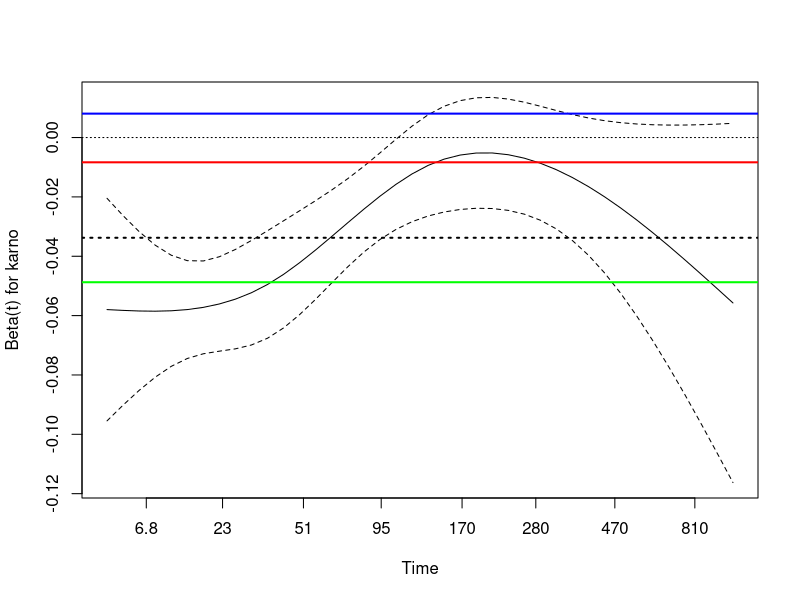
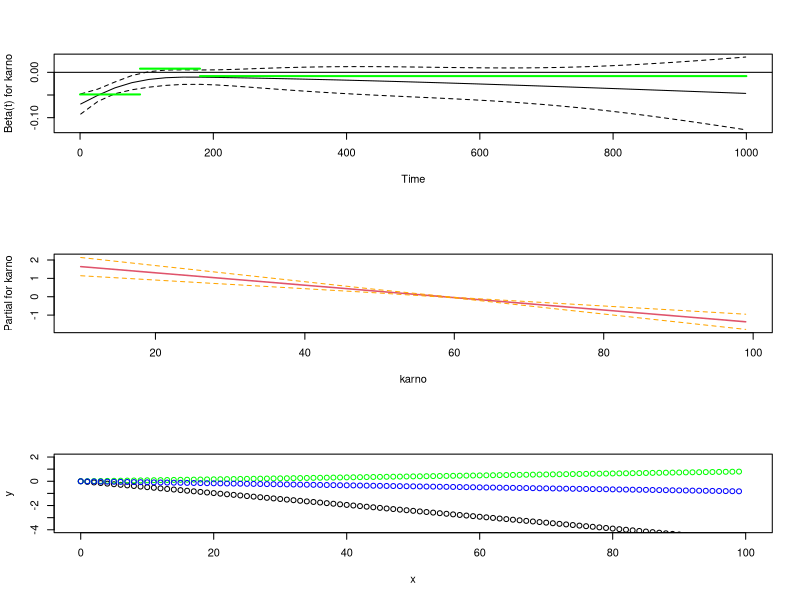
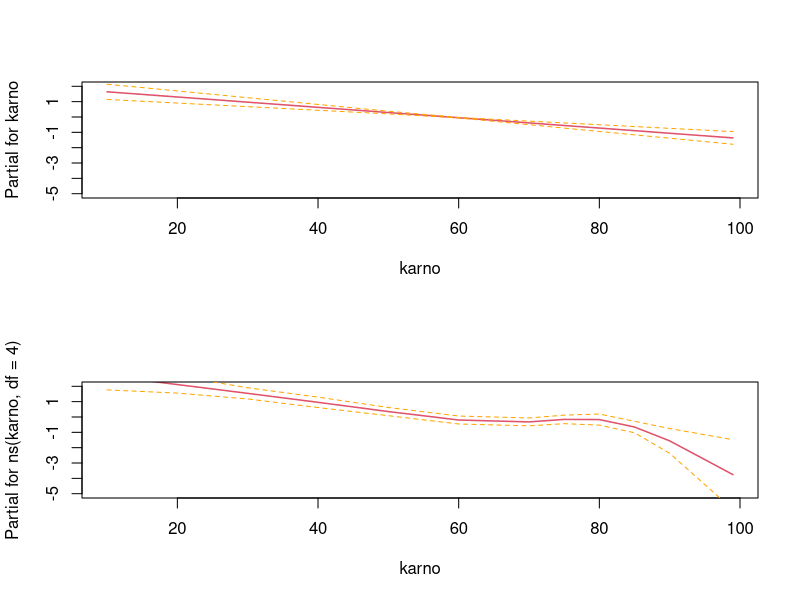
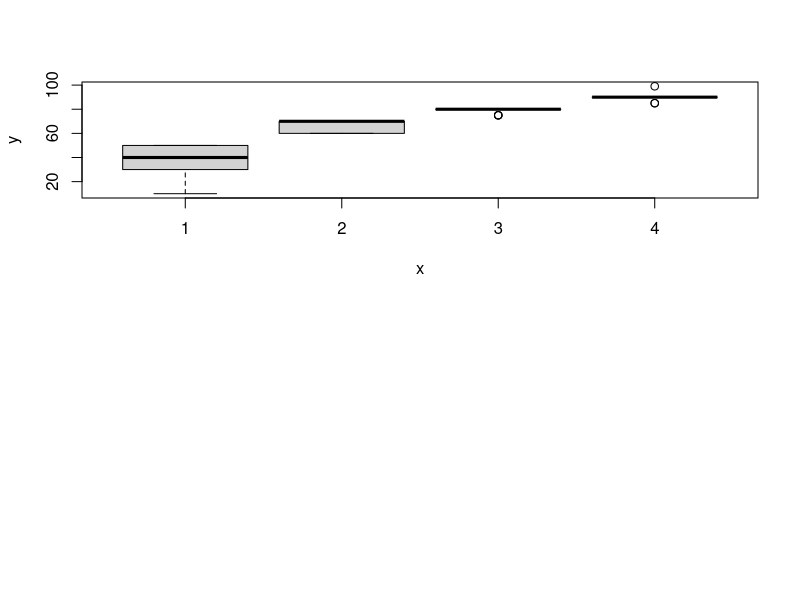
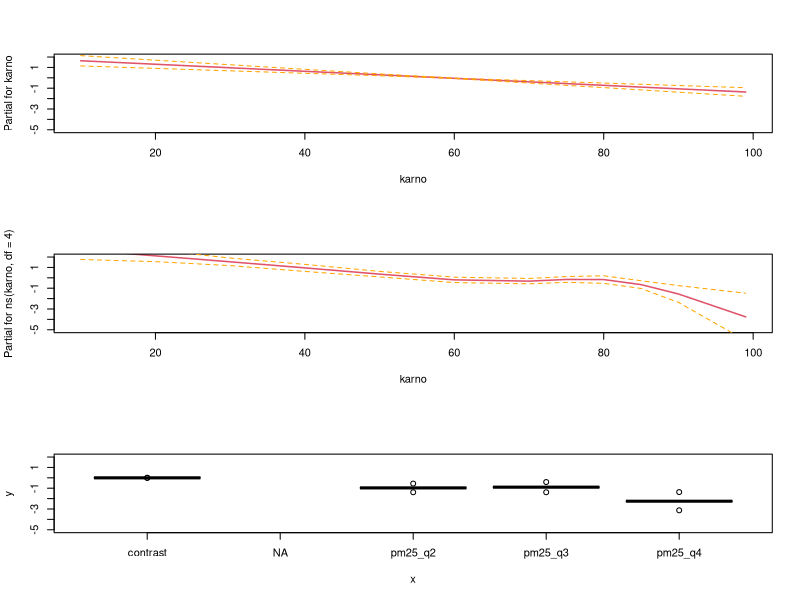
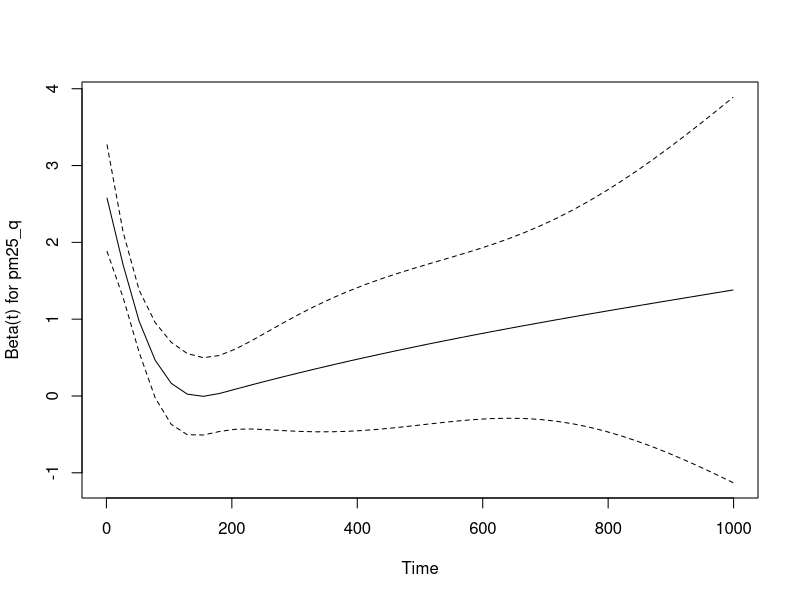
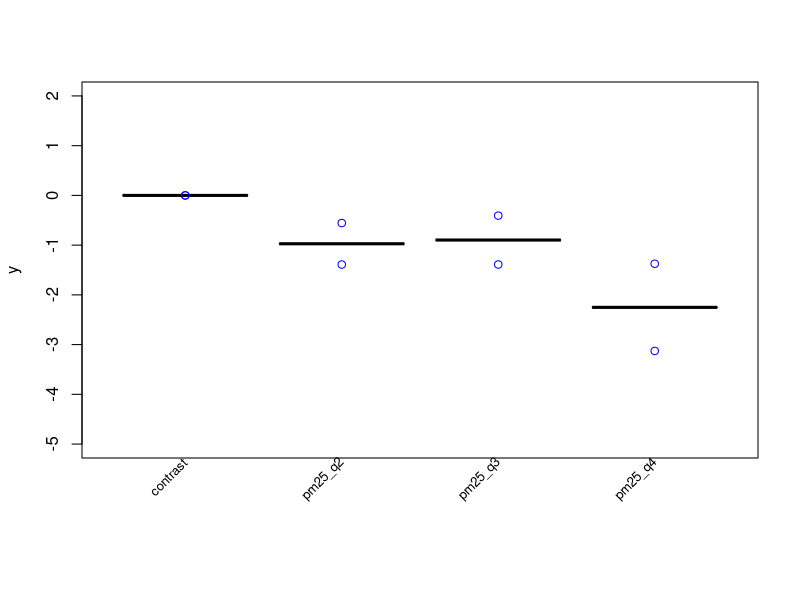
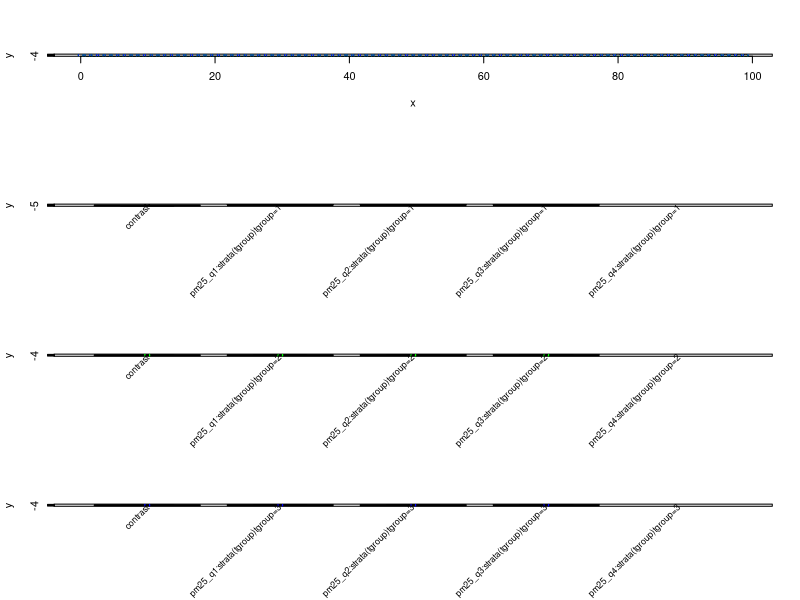

These charts were generated, in order, by the following R code:
# aim: a set of modules that show key aspects of survival modelling relevant to environmental epidemiology and HIA
# this module deals with the non-proportional hazards situation
# the code is based on the vignette timedep from the survival package survival_3.7-0.tar.gz

if(dir.exists("07_survival_analysis/")) setwd("07_survival_analysis/")
library(survival)

### R code from vignette source 'timedep.Rnw'

###################################################
### code chunk number 1: preamble
###################################################
# options(width=60, continue=" ")
# makefig <- function(file, top=1, right=1, left=4) {
#   pdf(file, width=9.5, height=7, pointsize=18)
#   par(mar=c(4, left, top, right) +.1)
# }
library(survival)


# ###################################################
# ### code chunk number 2: testdata
# ###################################################
# tdata <- data.frame(subject=c(5,5,5), time1=c(0,90, 120),
#                     time2 = c(90, 120, 185), death=c(0,0,1),
#                     creatinine=c(0.9, 1.5, 1.2))
# tdata
# 
# 
# ###################################################
# ### code chunk number 3: fake
# ###################################################
# set.seed(1953)  # a good year
# nvisit <- floor(pmin(lung$time/30.5, 12))
# response <- rbinom(nrow(lung), nvisit, .05) > 0
# badfit <- survfit(Surv(time/365.25, status) ~ response, data=lung)
# plot(badfit, mark.time=FALSE, lty=1:2, 
#      xlab="Years post diagnosis", ylab="Survival")
# legend(1.5, .85, c("Responders", "Non-responders"), 
#        lty=2:1, bty='n')
# 
# 
# ###################################################
# ### code chunk number 4: timedep.Rnw:201-203 (eval = FALSE)
# ###################################################
# ## fit <- coxph(Surv(time1, time2, status) ~ age + creatinine, 
# ##              data=mydata)
# 
# 
# ###################################################
# ### code chunk number 5: timedep.Rnw:274-275 (eval = FALSE)
# ###################################################
# ## newdata <- tmerge(data1, data2, id, newvar=tdc(time, value), ...)
# 
# 
# ###################################################
# ### code chunk number 6: timedep.Rnw:320-321
# ###################################################
# cgd0[1:4,]
# 
# 
# ###################################################
# ### code chunk number 7: cgd1
# ###################################################
# dim(cgd0)
# newcgd <- tmerge(data1=cgd0[, 1:13], data2=cgd0, id=id, tstop=futime)
# newcgd <- tmerge(newcgd, cgd0, id=id, infect = event(etime1)) 
# newcgd <- tmerge(newcgd, cgd0, id=id, infect = event(etime2)) 
# newcgd <- tmerge(newcgd, cgd0, id=id, infect = event(etime3)) 
# newcgd <- tmerge(newcgd, cgd0, id=id, infect = event(etime4)) 
# newcgd <- tmerge(newcgd, cgd0, id=id, infect = event(etime5)) 
# newcgd <- tmerge(newcgd, cgd0, id=id, infect = event(etime6)) 
# newcgd <- tmerge(newcgd, cgd0, id=id, infect = event(etime7)) 
# newcgd <- tmerge(newcgd, newcgd, id, enum=cumtdc(tstart))
# dim(newcgd)
# newcgd[1:5,c(1, 4:6, 13:17)]
# summary(newcgd)
# coxph(Surv(tstart, tstop, infect) ~ treat + inherit + steroids,
#       data =newcgd, cluster = id)
# 
# 
# ###################################################
# ### code chunk number 8: cgd1b
# ###################################################
# test  <- tmerge(cgd0[, 1:13], cgd0, id=id, tstop=futime,
#                 infect = event(etime1), infect= event(etime2),
#                 infect = event(etime3), infect= event(etime4),
#                 infect = event(etime5), infect= event(etime6),
#                 infect = event(etime7))
# test <- tmerge(test, test,  id= id, enum = cumtdc(tstart))
# all.equal(newcgd, test)
# 
# 
# ###################################################
# ### code chunk number 9: cgd1c
# ###################################################
# # create a long data set with the recurrences
# temp <- reshape(cgd0[c(1, 14:20)], varying= 2:8, v.names="etime",
#                 idvar="id", direction="long")
# cgdrecur <- subset(temp, !is.na(etime))  # toss missings (not essential)
# 
# newcgd <- tmerge(data1=cgd0[, 1:13], data2=cgd0, id=id, tstop=futime)
# newcgd <- tmerge(newcgd, cgdrecur, id=id, infect= event(etime))
# 
# 
# ###################################################
# ### code chunk number 10: stanford
# ###################################################
# jasa$subject <- 1:nrow(jasa)  #we need an identifier variable
# tdata <- with(jasa, data.frame(subject = subject,
#                                futime= pmax(.5, fu.date - accept.dt),
#                                txtime= ifelse(tx.date== fu.date,
#                                               (tx.date -accept.dt) -.5,
#                                               (tx.date - accept.dt)),
#                                fustat = fustat
# ))
# xdata <- tmerge(jasa, tdata, id=subject,
#                 death = event(futime, fustat),
#                 transplant   =  tdc(txtime), 
#                 options= list(idname="subject"))
# 
# sdata <- tmerge(jasa, tdata, id=subject,
#                 death = event(futime, fustat),
#                 trt   =  tdc(txtime), 
#                 options= list(idname="subject"))
# attr(sdata, "tcount")
# sdata$age <- sdata$age -48
# sdata$year <- as.numeric(sdata$accept.dt - as.Date("1967-10-01"))/365.25
# 
# # model 6 of the table in K&P
# coxph(Surv(tstart, tstop, death) ~ age*trt + surgery + year, 
#       data= sdata, ties="breslow")
# 
# 
# ###################################################
# ### code chunk number 11: pbc
# ###################################################
# temp <- subset(pbc, id <= 312, select=c(id:sex, stage)) # baseline
# pbc2 <- tmerge(temp, temp, id=id, death = event(time, status)) #set range
# pbc2 <- tmerge(pbc2, pbcseq, id=id, ascites = tdc(day, ascites),
#                bili = tdc(day, bili), albumin = tdc(day, albumin),
#                protime = tdc(day, protime), alk.phos = tdc(day, alk.phos))
# fit1 <- coxph(Surv(time, status==2) ~ log(bili) + log(protime), pbc)
# fit2 <- coxph(Surv(tstart, tstop, death==2) ~ log(bili) + log(protime), pbc2)
# rbind('baseline fit' = coef(fit1),
#       'time dependent' = coef(fit2))
# 
# 
# ###################################################
# ### code chunk number 12: timedep.Rnw:619-620
# ###################################################
# attr(pbc2, "tcount")
# 
# 
# ###################################################
# ### code chunk number 13: timedep.Rnw:622-624
# ###################################################
# #grab a couple of numbers for the paragraph below
# atemp <- attr(pbc2, "tcount")[2:3,]
# 
# 
# ###################################################
# ### code chunk number 14: timedep.Rnw:705-711 (eval = FALSE)
# ###################################################
# ## temp <- subset(pbc, id <= 312, select=c(id:sex, stage))
# ## pbc2 <- tmerge(temp, temp, id=id, death = event(time, status))
# ## pbc2a <- tmerge(pbc2, pbcseq, id=id, ascites = tdc(day, ascites),
# ##                bili = tdc(day, bili), options= list(delay=14))
# ## pbc2b <- tmerge(pbc2, pbcseq, id=id, ascites = tdc(day+14, ascites),
# ##                bili = tdc(day+14, bili))
# 
# 
# ###################################################
# ### code chunk number 15: rep (eval = FALSE)
# ###################################################
# ## newd <- tmerge(data1=base, data2=timeline, id=repid, tstart=age1, 
# ##                tstop=age2, options(id="repid"))
# ## newd <- tmerge(newd, outcome, id=repid, mcount = cumtdc(age))
# ## newd <- tmerge(newd, subset(outcome, event='diabetes'), 
# ##                diabetes= tdc(age))
# ## newd <- tmerge(newd, subset(outcome, event='arthritis'), 
# ##                arthritis= tdc(age))


###################################################
### code chunk number 16: veteran1
###################################################
#options(show.signif.stars = FALSE)  # display statistical intelligence
vfit <- coxph(Surv(time, status) ~ trt + prior + karno, veteran)
vfit
quantile(veteran$karno)

zp <- cox.zph(vfit, transform= function(time) log(time +20))
zp


###################################################
### code chunk number 17: veteran1b
###################################################
plot(zp[3], resid=FALSE)    # a plot for the 3rd variable in the fit
abline(0,0, lty=3)
abline(h= vfit$coef[3], lwd=2, lty=3)


###################################################
### code chunk number 18: split
###################################################
vet2 <- survSplit(Surv(time, status) ~ ., data= veteran, cut=c(90, 180), 
                  episode= "tgroup", id="id")
vet2[1:7, c("id", "tstart", "time", "status", "tgroup", "age", "karno")]


###################################################
### code chunk number 19: split2
###################################################
vfit2 <- coxph(Surv(tstart, time, status) ~ trt + prior +
                 karno:strata(tgroup), data=vet2)
vfit2
cox.zph(vfit2)

#### Address the non-proportional hazards with a step function ####
# ADD THE NEW COEFFS to the plot 
vfit2$coef[3]
abline(h= vfit2$coef[3], lwd=2, lty=1, col = 'green')
abline(h= vfit2$coef[4], lwd=2, lty=1, col = 'blue')
abline(h= vfit2$coef[5], lwd=2, lty=1, col = 'red')

# and show on untransformed time axis (note above transform, it is all about interpeting the amount of curve)
# NB I tried to add these to the transformed curve but ran into an error trying to show them as segments (the x-axis is not as expected?)
zp_ut <- cox.zph(vfit, transform= 'identity')
par(mfrow=c(3,1))
plot(zp_ut[3], resid=FALSE)    # a plot for the 3rd variable in the fit
# that illusrates why the transform is good to do
abline(0,0, lty=1)
segments(0, vfit2$coef[3], 90, vfit2$coef[3], lwd=2, lty=1, col = 'green')
segments(90, vfit2$coef[4], 180, vfit2$coef[4], lwd=2, lty=1, col = 'green')
segments(180, vfit2$coef[5], 1000, vfit2$coef[5], lwd=2, lty=1, col = 'green')

vfit

termplot(vfit, terms = 3, se = T)
summa2 <- data.frame(summary(vfit2)$coefficients)
summa2
#termplot(vfit2, terms = 3, se = T)
# wpm't work
x <- 0:max(veteran$karno) # min(veteran$karno):max(veteran$karno)
y <- x * vfit2$coef[3]
plot(x,y, ylim = c(-4,2), xlim = c(0,100))
y2 <- x * vfit2$coef[4]
points(x,y2, col = 'green')
y3 <- x * vfit2$coef[5]
points(x,y3, col = 'blue')

# # if the exposure of interest may be non-linear, 
library(splines)
vfit2.11 <- coxph(Surv(time, status) ~ trt + prior + ns(karno, df = 4), data=vet2)
vfit2.11
par(mfrow=c(2,1))
termplot(vfit, terms = 3, se = T, ylim = c(-5,2))
termplot(vfit2.11, terms = 3, se = T, ylim = c(-5,2))
AIC(vfit)
AIC(vfit2.11)
# let's use quartiles
# vet2$pm25_q <- as.factor(
#   cut(vet2$karno, 
#       breaks = quantile(vet2$karno, probs=seq(0,1,by=0.2), na.rm = T), 
#       include.lowest = T, labels=F)
# )
# plot(vet2$pm25_q, vet2$karno)
vet2$pm25_q <- as.factor(
  cut(vet2$karno, 
      breaks = quantile(vet2$karno, probs=seq(0,1,by=0.25), na.rm = T), 
      include.lowest = T, labels=F)
)
table(vet2$pm25_q, vet2$karno)
plot(vet2$pm25_q, vet2$karno)

vet2[1:7, c("id", "tstart", "time", "status", "tgroup", "age", "karno", "pm25_q")]
vfit2.1 <- coxph(Surv(time, status) ~ trt + prior + pm25_q, data=vet2)
vfit2.1

par(mfrow=c(3,1))
termplot(vfit, terms = 3, se = T, ylim = c(-5,2))
termplot(vfit2.11, terms = 3, se = T, ylim = c(-5,2))

s <- data.frame(summary(vfit2.1)$coefficients)
idx <- 3:6
yl <- c(-5,2)
plot(as.factor(c("contrast", row.names(s[idx,]))),c(0,s[idx,"coef"]), ylim = yl)
points(as.factor(c("contrast", row.names(s[idx,]))),c(0,s[idx,"coef"] + (1.96*s[idx,"se.coef."])))
points(as.factor(c("contrast", row.names(s[idx,]))),c(0,s[idx,"coef"] - (1.96*s[idx,"se.coef."])))

dev.off()


zp_ut2.1 <- cox.zph(vfit2.1, transform= 'identity')
zp_ut2.1
plot(zp_ut2.1[3], resid=FALSE)    # a plot for the 3rd variable in the fit
# I am not sure how the beta for the qunitile ordered factor is being summarised here. it has changed from negative to positive

# OK so now check the nonlinear model with the step function for tgroup
vfit2.2 <- coxph(Surv(tstart, time, status) ~ trt + prior +
                 pm25_q:strata(tgroup), data=vet2)


vfit2.2
zp_ut2.2 <- cox.zph(vfit2.2)#, transform= 'identity')



summa2.1 <- data.frame(summary(vfit2.1)$coefficients)
summa2.2 <- data.frame(summary(vfit2.2)$coefficients)
my_coef_plot <- function(
    s = summa0
    ,
    idx = 3:6
    ,
    yl = c(-5.5,1.5)
    ,
    fig_label = "label"
    ,
    col = 'blue'
){
  # plot(as.factor(c("contrast", row.names(s[idx,]))),c(0,s[idx,"coef"]), ylim = yl)
  # points(as.factor(c("contrast", row.names(s[idx,]))),c(0,s[idx,"coef"] + (1.96*s[idx,"se.coef."])))
  # points(as.factor(c("contrast", row.names(s[idx,]))),c(0,s[idx,"coef"] - (1.96*s[idx,"se.coef."])))
  # title(fig_label)
  # Adjust margins to allow space for rotated labels
  # Adjust margins to allow space for rotated labels
  par(mar = c(7, 4, 4, 2) + 0.1)
  
  # Create the base plot without x-axis labels
  plot(as.factor(c("contrast", row.names(s[idx,]))), c(0, s[idx, "coef"]),
       ylim = yl, xaxt = "n", xlab = '', col = col)
  
  # Add error bars (points)
  points(as.factor(c("contrast", row.names(s[idx,]))), c(0, s[idx, "coef"] + (1.96 * s[idx, "se.coef."])), col = col)
  points(as.factor(c("contrast", row.names(s[idx,]))), c(0, s[idx, "coef"] - (1.96 * s[idx, "se.coef."])), col = col)
  
  # Get the x-axis positions for the labels
  x_pos <- 1:length(c("contrast", row.names(s[idx,])))
  
  # Manually add x-axis labels rotated at 45 degrees
  text(x = x_pos, y = par("usr")[3] - .05, 
       labels = c("contrast", row.names(s[idx,])), 
       srt = 45, adj = 1, xpd = TRUE, cex = 0.8)
  
  
}

# now do the new models
my_coef_plot(s = summa2.1, idx = 3:5, yl = c(-5,2), fig_label = "not adjusted for ph")
matrix(row.names(summa2.2))
par(mfrow = c(4,1))
plot(x,y, ylim = c(-4,2))
points(x,y2, col = 'green')
points(x,y3, col = 'blue')

my_coef_plot(s = summa2.2, idx = 3:6, col = 'black', yl = c(-5,25), fig_label = "adjusted for ph group 1")
my_coef_plot(s = summa2.2, idx = 7:10, col = 'green', yl = c(-5,5), fig_label = "adjusted for ph group 2")
my_coef_plot(s = summa2.2, idx = 11:14, col = 'blue', yl = c(-5,5), fig_label = "adjusted for ph group 3")

# the weird thing about this is that the first tgroup is strongly positive, but I would have expected strong negative
# OK so now check the nonlinear model without the step function for tgroup == 1
vfit2.2_single <- coxph(Surv(tstart, time, status) ~ trt + prior +
                          pm25_q, data=vet2[vet2$tgroup == 1,])
data.frame(summary(vfit2.2_single)$coefficients)
summa2.2
vfit2$coef[3]
vfit2.2_single2 <- coxph(Surv(tstart, time, status) ~ trt + prior +
                          ns(karno, df = 4), data=vet2[vet2$tgroup == 1,])
termplot(vfit2.2_single2, terms = 3, se = T, ylim = c(-5,2))
dev.off()
# 
# ##################################################
# ### code chunk number 20: split3
# ###################################################
# vfit2$means
# 
# 
# ###################################################
# ### code chunk number 21: split4
# ###################################################
# quantile(veteran$karno)
# cdata <- data.frame(tstart= rep(c(0,90,180), 2),
#                     time =  rep(c(90,180, 365), 2),
#                     status= rep(0,6),   #necessary, but ignored
#                     tgroup= rep(1:3, 2),
#                     trt  =  rep(1,6),
#                     prior=  rep(0,6),
#                     karno=  rep(c(40, 75), each=3),
#                     curve=  rep(1:2, each=3))
# cdata
# sfit <- survfit(vfit2, newdata=cdata, id=curve)
# km <- survfit(Surv(time, status) ~ I(karno>60), veteran)
# plot(km, xmax= 365, col=1:2, lwd=2, 
#      xlab="Days from enrollment", ylab="Survival")
# lines(sfit, col=1:2, lty=2, lwd=2)
# 
# 
# ###################################################
# ### code chunk number 22: vfit3 (eval = FALSE)
# ###################################################
# ## vfit3 <- coxph(Surv(time, status) ~ trt + prior + karno +
# ##                 I(karno * log(time + 20)), data=veteran)
# 
# 
# ###################################################
# ### code chunk number 23: vet3
# ###################################################
# vfit3 <-  coxph(Surv(time, status) ~ trt + prior + karno + tt(karno),
#                 data=veteran,
#                 tt = function(x, t, ...) x * log(t+20))
# vfit3
# 
# 
# ###################################################
# ### code chunk number 24: vet3b
# ###################################################
# plot(zp[3])
# abline(coef(vfit3)[3:4], lwd=2, lty=3, col=2)
# 
# 
# ###################################################
# ### code chunk number 25: vet4
# ###################################################
# vfit4 <-  coxph(Surv(time, status) ~ trt + prior + karno + tt(karno),
#                 data=veteran,
#                 tt = function(x, t, ...) x* nsk(t, knots=c(5, 100, 200, 400),
#                                                 Boundary.knots = FALSE))
# vfit4
# 
# 
# ###################################################
# ### code chunk number 26: ties1
# ###################################################
# data1 <- read.table(col.names=c("id", "diabetes", "lfu", "status"),
#                     header=FALSE, text="
# 1   5 30  1
# 2  10 15  1
# 3  NA 60  0
# 4  NA 80  1
# 5  10 80  0
# 6  NA 90  1
# 7  30 95  1
# ")
# 
# data1$d2 <- pmin(data1$diabetes, 300, na.rm=TRUE) #replace NA with 300
# fit1 <- coxph(Surv(lfu, status) ~ tt(d2), data=data1,
#               tt = function(d2, t, ...) ifelse(t > d2, 1, 0))
# fit2 <- coxph(Surv(lfu, status) ~ tt(d2), data=data1,
#               tt = function(d2, t, ...) ifelse(t < d2, 0, 1))
# c(coef(fit1), coef(fit2))
# 
# 
# ###################################################
# ### code chunk number 27: ties2
# ###################################################
# data2 <- tmerge(data1, data1, id=id, dstat=event(lfu, status),
#                 diab = tdc(diabetes))
# subset(data2, id %in% c(1,7), c(id, tstart:diab))               
# fit3 <- coxph(Surv(tstart, tstop, dstat) ~ diab, data2)
# c(coef(fit1), coef(fit2), coef(fit3))
# 
# 
# ###################################################
# ### code chunk number 28: pbctime
# ###################################################
# pfit1 <- coxph(Surv(time, status==2) ~ log(bili) + ascites + age, pbc)
# pfit2 <- coxph(Surv(time, status==2) ~ log(bili) + ascites + tt(age),
#                data=pbc,
#                tt=function(x, t, ...) {
#                  age <- x + t/365.25 
#                  cbind(cage=age, cage2= (age-50)^2, cage3= (age-50)^3)
#                })
# pfit2
# anova(pfit2)
# # anova(pfit1, pfit2)  #this fails
# 2*(pfit2$loglik - pfit1$loglik)[2]
# 
# 
# ###################################################
# ### code chunk number 29: expand
# ###################################################
# dtimes <- sort(unique(with(pbc, time[status==2])))
# tdata <- survSplit(Surv(time, status==2) ~., pbc, cut=dtimes)
# tdata$c.age <- tdata$age + tdata$time/365.25 -50  #current age, centered at 50
# pfit3 <- coxph(Surv(tstart, time, event) ~ log(bili) + ascites + c.age +
#                  I(c.age^2) + I(c.age^3), data=tdata)
# rbind(coef(pfit2), coef(pfit3))
# 
# 
# ###################################################
# ### code chunk number 30: expand2
# ###################################################
# dtime2 <- 1:11 * 365.25
# tdata2 <-survSplit(Surv(time, status==2) ~., pbc, cut=dtime2)
# tdata2$c.age <- tdata2$age + tdata2$time/365.25 -50  #current age, centered at 50
# pfit4 <- coxph(Surv(tstart, time, event) ~ log(bili) + ascites + c.age + 
#                  I(c.age^2) + I(c.age^3), data=tdata2)
# rbind('1 day grid'= coef(pfit3), '1 year grid'= coef(pfit4))
# #
# c(tdata=nrow(tdata), tdata2=nrow(tdata2)) 
# 
# 
# ###################################################
# ### code chunk number 31: veteran3
# ###################################################
# dtime <- round(1:13 * 30.5)
# vdata2 <- survSplit(Surv(time, status) ~ ., veteran, cut=dtime,
#                     episode= "month")
# vfit1 <- coxph(Surv(tstart, time, status) ~ trt + prior + karno, vdata2)
# vfit5 <- coxph(Surv(tstart, time, status) ~ trt + prior + karno + 
#                  karno:nsk(month, df=3), vdata2)
# anova(vfit1, vfit5)
# 
# tdata <- expand.grid(trt=0, prior=0, karno=30, month=seq(1,13, length=50))
# yhat <- predict(vfit5, newdata=tdata, se.fit=TRUE, reference="zero")
# yy <- yhat$fit+ outer(yhat$se.fit, c(0, -1.96, 1.96), '*')
# matplot(seq(1,13, length=50), yy, type='l', lty=c(1,2,2), col=1, lwd=c(1,2,2),
#         xlab="Month of fu", ylab="Effect, Karnofsky 60 vs 90")
# 
# 
# ###################################################
# ### code chunk number 32: timedep.Rnw:1291-1298
# ###################################################
# function(x, t, riskset, weights){ 
#   obrien <- function(x) {
#     r <- rank(x)
#     (r-.5)/(.5+length(r)-r)
#   }
#   unlist(tapply(x, riskset, obrien))
# }
# 
# 
# ###################################################
# ### code chunk number 33: timedep.Rnw:1308-1310
# ###################################################
# function(x, t, riskset, weights) 
#   unlist(tapply(x, riskset, rank))
# 
# 
